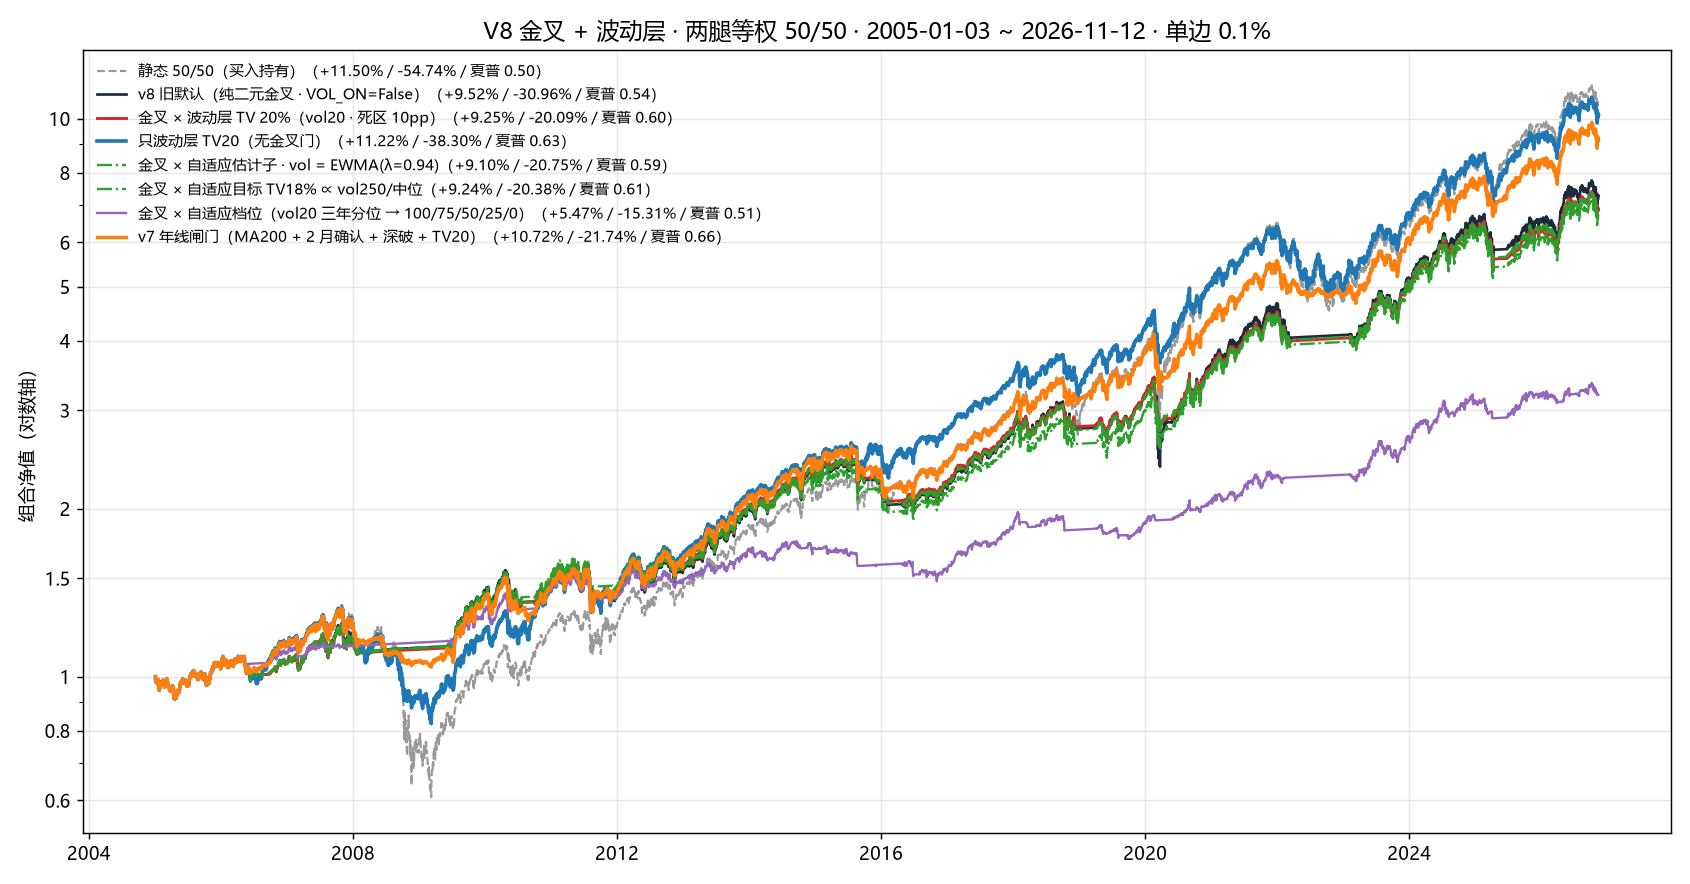

Recreate this plot in Python.
# -*- coding: utf-8 -*-
"""V8（美股两腿金叉 50/200）· 专项：**给它加一层波动层，效果如何**。

> **状态（2026-11-05）**：本探针的结论已被采纳 —— v8 默认档切到「金叉 × 波动层 TV20」
> （`golden_cross.VOL_ON=True`），纯二元档退化为对照（`VOL_ON=False`）；
> 「只留波动层、去掉金叉门」那条曲线则单独成支 → `v10_vol_layer`。
> 报告里的数字仍是本文件的原始实测（与 `backtest.py` 逐位一致）。

## 问题

改之前的 v8 是纯二元（`MA50 > MA200` → 100% / 0%），7 条硬断言全过，但结论是**短样本里最差的一支**：
口径切换前的 14.2 年样本测得年化 +11.34%、日频回撤 −28.17%（与买入持有完全相同）、夏普 0.66
（沿革数字；2026-11-16 起样本改为 2005 起真实指数长库，当前读数见本报告 §1 全表）。
诊断很清楚 —— **它不是被「打脸太多」拖死的，是被「转向太晚」拖死的**：
2020 那种 5 周跌完的行情里，200 日慢线要到 2020-04-30 才翻空（离底部一个月），
**方向信号来得太晚，而它又没有别的刹车**。

v7 的解法是「波动层」：`目标权重 = 闸门 × min(1, TV / vol20)`，月末定、死区 10pp。
本探针回答：**把这层（以及几种「自适应」变体）装到 v8 上，能不能把那天花板抬起来。**

## 「自适应」在这里指五种不同的事（分开测，别混）

| 记号 | 自适应的是什么 | 定义 |
|---|---|---|
| `fixed-TV` | 什么都不自适应（基线） | `w = 金叉 × min(1, TV/vol20)`，TV ∈ {12,15,18,20,22,25}% |
| `vol=max(20,60)` | **估计子** | 分母取 `max(vol20, vol60)`：波动一起就反应，回落时慢一点 |
| `vol=ewma94` | **估计子** | RiskMetrics 口径 `sqrt(EWMA(r², λ=0.94))`，半衰期约 11 天 |
| `vol=blend` | **估计子** | `0.5×vol20 + 0.5×vol60` |
| `TV∝vol250/中位` | **目标**（regime） | `TV_t = TV0 × vol250_t / 扩张中位数`，夹在 [0.5, 2]×TV0：长期高波动期放宽目标 |
| `分位五档` | **档位** | `vol20` 的 3 年滚动分位 → 100/75/50/25/0% 五档（低波动满仓） |

另有两个**分解对照**（回答「这层到底在做什么」）：

- `只波动层 · 无金叉门`：去掉方向判断，只留 `min(1, TV/vol20)` —— 看波动层自己赚不赚钱
  （**这条后来被单独做成 `v10_vol_layer`**，两处实现必须逐位一致，见其回测断言 7）；
- `v7 年线闸门`（同尺子重算）：v7 = 「MA200 + 2 月确认」门 × 同一层波动层 ——
  用来回答「**同样的波动层，配 50/200 金叉门还是配年线门更好**」。

## 口径

与 `backtest.py` 完全一致：信号与回测价格 = 美元指数真实收盘；
T 日决策 → T+1 收盘成交 → 收益自 T+2 起、单边 0.1%、空仓按货基 1.40% 计息、两腿等权 50/50。
**死区 10pp 只在「金叉状态没变」时生效**（与 v7 的 `VOL_DEAD` 同语义）。

产物：`_probe_vol_layer.md` / `_probe_vol_layer.png`。
模拟结果，非投资建议。
"""
import json
import math
import os
import sys

import numpy as np
import pandas as pd

try:
    sys.stdout.reconfigure(encoding="utf-8")
except Exception:  # noqa: BLE001
    pass

_HERE = os.path.dirname(os.path.abspath(__file__))
_V8 = os.path.dirname(_HERE)
_VL = os.path.dirname(_V8)
for _p in (_V8, os.path.join(_VL, "v7_us_gate")):
    if _p not in sys.path:
        sys.path.insert(0, _p)

import golden_cross as gc  # noqa: E402

OUT_MD = os.path.join(_HERE, "_probe_vol_layer.md")
OUT_PNG = os.path.join(_HERE, "_probe_vol_layer.png")
OUT_JSON = os.path.join(_HERE, "_probe_vol_layer.json")

COST = gc.COST                 # 0.1% 单边
CASH = gc.CASH_ANNUAL          # 1.40%
DEAD = 0.10                    # 死区（闸门未变时）
TV0 = 0.20                     # 固定目标波动基准

WINDOWS = [
    ("2015 加息预期", "2015-06-01", "2016-02-29"),
    ("2018Q4 急跌", "2018-09-20", "2018-12-31"),
    ("2020 疫情", "2020-02-19", "2020-08-31"),
    ("2022 加息熊市", "2022-01-03", "2022-12-30"),
    ("2025 至今年内", "2025-01-02", "2026-11-04"),
]


# ---------------------------------------------------------------- 1. 波动率估计子
def vol_std(sig, win):
    return sig.pct_change().rolling(int(win), min_periods=int(win)).std(ddof=1) * math.sqrt(252.0)


def vol_ewma(sig, lam=0.94):
    r = sig.pct_change()
    var = (r * r).ewm(alpha=1.0 - lam, adjust=False, min_periods=20).mean()
    return np.sqrt(var) * math.sqrt(252.0)


def vol_of(sig, kind):
    """按名字取波动率序列（全部只用滚动窗口，无前视）。"""
    if kind == "std20":
        return vol_std(sig, 20)
    if kind == "std10":
        return vol_std(sig, 10)
    if kind == "std60":
        return vol_std(sig, 60)
    if kind == "max2060":
        return pd.concat([vol_std(sig, 20), vol_std(sig, 60)], axis=1).max(axis=1)
    if kind == "blend":
        return 0.5 * vol_std(sig, 20) + 0.5 * vol_std(sig, 60)
    if kind == "ewma94":
        return vol_ewma(sig, 0.94)
    raise ValueError(kind)


def tv_regime(sig, tv0=TV0, win=250, lo=0.5, hi=2.0):
    """目标自适应：`TV_t = tv0 × vol250_t / 扩张中位数`（只用当日及以前的数据）。"""
    vl = vol_std(sig, win)
    med = vl.expanding(min_periods=120).median()
    return (tv0 * vl / med).clip(lower=tv0 * lo, upper=tv0 * hi)


def pct_scale(sig, win=750, cuts=(0.2, 0.4, 0.6, 0.8), levels=(1.0, 0.75, 0.5, 0.25, 0.0)):
    """档位自适应：vol20 的滚动分位 → 五档仓位（**低波动满仓、高波动空仓**，不含方向）。"""
    v = vol_std(sig, 20)
    pct = v.rolling(int(win), min_periods=252).rank(pct=True)
    out = pd.Series(levels[0], index=sig.index, dtype="float64")
    for i, c in enumerate(cuts):
        out[pct > c] = levels[i + 1]
    out[pct.isna()] = 1.0
    return out


# ---------------------------------------------------------------- 2. 状态（含死区）
def deadzone(base, tgt, dead=DEAD):
    """闸门（金叉状态）未变时，`|新目标 − 现仓| < dead` 就不动手；闸门一变立刻执行。"""
    b = base.to_numpy(dtype=float)
    g = tgt.to_numpy(dtype=float)
    out = np.empty(len(b))
    hold, prev = float(g[0]), float(b[0])
    out[0] = hold
    for i in range(1, len(b)):
        if abs(b[i] - prev) > 1e-12 or abs(g[i] - hold) >= float(dead) - 1e-12:
            hold = g[i]
        out[i] = hold
        prev = b[i]
    return pd.Series(out, index=base.index, dtype="float64")


def to_nav_calendar(state, nav_index):
    """信号日历 → 净值日历：**次一净值日成交**（与 `golden_cross.state_daily` 同一纪律）。"""
    idx = pd.DatetimeIndex(nav_index)
    return state.reindex(idx).ffill().fillna(1.0).shift(1).fillna(1.0)


def build(leg, tv=None, volkind="std20", dead=DEAD, gate=True, pct=False, regime=False):
    """-> (nav, state)。`gate=False` = 只波动层（无金叉门）。"""
    sig = gc.load_signal(leg)
    nav = gc.load_nav(leg)
    base = gc.golden_raw(leg) if gate else pd.Series(1.0, index=sig.index)
    if pct:
        scale = pct_scale(sig)
    else:
        v = vol_of(sig, volkind)
        t = tv_regime(sig, float(tv if tv is not None else TV0)) if regime \
            else pd.Series(float(tv if tv is not None else TV0), index=sig.index)
        scale = (t / v).clip(upper=1.0).fillna(1.0)
    tgt = (base.astype(float) * scale).clip(0.0, 1.0)
    return nav, to_nav_calendar(deadzone(base, tgt, dead), nav.index)


# ---------------------------------------------------------------- 3. 组合层
def run(states_fn):
    """-> (navs, states, idx)。`states_fn(leg)` -> 该腿的仓位序列（信号日历或净值日历均可）。"""
    navs, states = {}, {}
    idx = None
    for leg in gc.POOL:
        navs[leg] = gc.load_nav(leg)
        states[leg] = states_fn(leg)
        idx = navs[leg].index if idx is None else idx.intersection(navs[leg].index)
    idx = pd.DatetimeIndex(idx).sort_values()
    return ({k: v.reindex(idx).ffill() for k, v in navs.items()},
            {k: v.reindex(idx).ffill() for k, v in states.items()}, idx)


def row(name, navs, states, idx, note=""):
    nv, expo = gc.portfolio(navs, states, cost=COST, cash=CASH)
    m = gc.perf(nv)
    me = gc.mdd_sampled(nv)
    return dict(name=name, note=note, ann=m["ann"], vol=m["vol"], mdd=m["mdd"], mdd_me=me,
                calmar=gc.calmar(nv, me), sharpe=m["sharpe"], expo=expo,
                trades=sum(gc.n_trades(s) for s in states.values()),
                turnover=sum(gc.turnover(s) for s in states.values()), nav=nv)


def metrics_for(fn):
    navs, states, idx = run(fn)
    return navs, states, idx


def fixed(tv=TV0, volkind="std20", dead=DEAD, gate=True, pct=False, regime=False):
    return lambda leg: build(leg, tv=tv, volkind=volkind, dead=dead, gate=gate,
                             pct=pct, regime=regime)[1]


def main():
    rows = []
    # 基线用**旧默认**（VOL_ON=False，纯二元金叉）。2026-11-05 起 v8 默认已含波动层，
    # 所以这里必须显式关掉，否则「基线」与 TV20 行会变成同一条曲线。
    navs0, states0, idx = metrics_for(
        lambda leg: gc.state_daily(gc.load_nav(leg).index, leg, gc.params(VOL_ON=False)))
    rows.append(row("静态 50/50（买入持有）", navs0,
                    {k: pd.Series(1.0, index=idx) for k in gc.POOL}, idx, "无信号"))
    rows.append(row("**v8 旧默认（纯二元金叉 · VOL_ON=False）**", navs0, states0, idx, "基线"))

    # --- 固定 TV 邻域
    for tv in (0.12, 0.15, 0.18, 0.20, 0.22, 0.25):
        nv, st, _ = metrics_for(fixed(tv))
        rows.append(row(f"金叉 × 波动层 TV {tv:.0%}（vol20 · 死区 10pp）", nv, st, idx,
                        "fixed-TV"))

    # --- 估计子自适应（TV 都取 20%）
    for kind, label in (("max2060", "vol = max(vol20, vol60)"),
                        ("blend", "vol = 0.5·vol20 + 0.5·vol60"),
                        ("ewma94", "vol = EWMA(λ=0.94)"),
                        ("std10", "vol = vol10（更快）"),
                        ("std60", "vol = vol60（更慢）")):
        nv, st, _ = metrics_for(fixed(TV0, volkind=kind))
        rows.append(row(f"金叉 × 自适应估计子 · {label}", nv, st, idx, "估计子"))

    # --- 目标自适应（regime）
    for tv in (0.18, 0.20, 0.22):
        nv, st, _ = metrics_for(fixed(tv, regime=True))
        rows.append(row(f"金叉 × 自适应目标 TV{idx_label(tv)} ∝ vol250/中位", nv, st, idx,
                        "目标自适应"))

    # --- 档位自适应（分位五档）
    nv, st, _ = metrics_for(fixed(pct=True))
    rows.append(row("金叉 × 自适应档位（vol20 三年分位 → 100/75/50/25/0）", nv, st, idx,
                    "档位自适应"))

    # --- 分解对照
    nv, st, _ = metrics_for(fixed(TV0, gate=False))
    rows.append(row("只波动层 TV20（**无金叉门**）", nv, st, idx, "分解"))
    nv, st, _ = metrics_for(fixed(TV0, dead=0.0))
    rows.append(row("金叉 × TV20 · 死区 0pp", nv, st, idx, "死区"))
    nv, st, _ = metrics_for(fixed(TV0, dead=0.20))
    rows.append(row("金叉 × TV20 · 死区 20pp", nv, st, idx, "死区"))

    # --- v7 参照（同尺子）
    import us_gate as ug  # noqa: E402
    navs7, states7 = {}, {}
    for leg in gc.POOL:
        nav, st, _ = ug.build(leg)
        navs7[leg], states7[leg] = nav, st
    idx7 = pd.DatetimeIndex(navs0[gc.POOL[0]].index)
    navs7 = {k: v.reindex(idx7).ffill() for k, v in navs7.items()}
    states7 = {k: v.reindex(idx7).ffill() for k, v in states7.items()}
    rows.append(row("v7 年线闸门（MA200 + 2 月确认 + 深破 + TV20）", navs7, states7, idx7,
                    "参照"))

    # --- 压力窗口 / 逐年 / 分半
    by = {r["name"]: r for r in rows}
    base = by["**v8 旧默认（纯二元金叉 · VOL_ON=False）**"]
    stat = by["静态 50/50（买入持有）"]
    best_tv = by["金叉 × 波动层 TV 20%（vol20 · 死区 10pp）"]
    best_est = max((r for r in rows if r["note"] == "估计子"), key=lambda r: r["sharpe"])
    best_reg = max((r for r in rows if r["note"] == "目标自适应"), key=lambda r: r["sharpe"])
    pctl = by["金叉 × 自适应档位（vol20 三年分位 → 100/75/50/25/0）"]
    vonly = by["只波动层 TV20（**无金叉门**）"]
    v7 = by["v7 年线闸门（MA200 + 2 月确认 + 深破 + TV20）"]

    wins = {}
    for label, a, b in WINDOWS:
        cells = {}
        for nm, r in (("默认", base), ("TV20", best_tv), (best_est["name"], best_est),
                      ("v7", v7), ("静态", stat)):
            seg = gc.window_nav(r["nav"], a, b)
            cells[nm] = (float(seg.iloc[-1] / seg.iloc[0] - 1.0), gc.perf(seg)["mdd"]) \
                if len(seg) > 5 else (None, None)
        wins[label] = cells

    yrs = (idx[-1] - idx[0]).days / 365.25
    mid = idx[len(idx) // 2]

    def half(nv, lo, hi):
        seg = nv.loc[(nv.index >= lo) & (nv.index <= hi)]
        seg = seg / seg.iloc[0]
        m = gc.perf(seg)
        return m["ann"], m["mdd"], m["sharpe"]

    yr_rows = []
    for y in range(idx[0].year, idx[-1].year + 1):
        a = f"{y}-01-01"
        b = f"{y}-12-31"
        vals = {}
        for nm, r in (("默认", base), ("TV20", best_tv), ("v7", v7), ("静态", stat)):
            seg = gc.window_nav(r["nav"], a, b)
            vals[nm] = float(seg.iloc[-1] / seg.iloc[0] - 1.0) if len(seg) > 5 else None
        yr_rows.append((y, vals))

    plot([stat, base, best_tv, vonly, best_est, best_reg, pctl, v7], idx)
    write_md(rows, by, base, stat, best_tv, best_est, best_reg, pctl, vonly, v7, wins,
             yr_rows, half, mid, yrs, idx)

    with open(OUT_JSON, "w", encoding="utf-8") as f:
        for r in rows:
            f.write(json.dumps({"variant": r["name"], "kind": r["note"],
                                **{k: (round(v, 4) if isinstance(v, float) else v)
                                   for k, v in r.items()
                                   if k not in ("name", "note", "nav")}},
                               ensure_ascii=False) + "\n")
        f.write(json.dumps({"windows": wins}, ensure_ascii=False) + "\n")

    print("报告:", OUT_MD)
    print("图:", OUT_PNG)
    print(f"窗口 {idx[0].date()} ~ {idx[-1].date()} · {yrs:.1f} 年 · 单边 {COST:.1%} · 空仓 {CASH:.2%}")
    for r in rows:
        print(f"  {r['name'][:44]:44s} 年化 {gc.fmt_pct(r['ann']):>9s} · 回撤 "
              f"{gc.fmt_pct(r['mdd']):>8s} · 月末 {gc.fmt_pct(r['mdd_me']):>8s} · "
              f"Calmar {r['calmar']:>5.2f} · 夏普 {r['sharpe']:>5.2f} · "
              f"仓位 {r['expo']:.0%} · 调仓 {r['trades']}")
    return 0


def idx_label(tv):
    return f"{tv:.0%}"


def fmt(x, nd=2):
    return "—" if x is None else f"{x * 100:+.{nd}f}%"


# ---------------------------------------------------------------- 4. 图
def plot(curves, idx):
    import matplotlib
    matplotlib.use("Agg")
    import matplotlib.pyplot as plt
    import matplotlib.ticker as mticker

    plt.rcParams["font.sans-serif"] = ["Microsoft YaHei", "SimHei", "DejaVu Sans"]
    plt.rcParams["axes.unicode_minus"] = False

    style = {
        "静态 50/50（买入持有）": ("#999999", 1.2, "--"),
        "**v8 旧默认（纯二元金叉 · VOL_ON=False）**": ("#1b2b3a", 1.5, "-"),
        "金叉 × 波动层 TV 20%（vol20 · 死区 10pp）": ("#d62728", 1.6, "-"),
        "只波动层 TV20（**无金叉门**）": ("#1f77b4", 2.0, "-"),
        "金叉 × 自适应档位（vol20 三年分位 → 100/75/50/25/0）": ("#9467bd", 1.3, "-"),
        "v7 年线闸门（MA200 + 2 月确认 + 深破 + TV20）": ("#ff7f0e", 1.9, "-"),
    }
    fig, ax = plt.subplots(figsize=(13, 6.8))
    for r in curves:
        c, lw, ls = style.get(r["name"], ("#2ca02c", 1.3, "-."))
        nm = r["name"].replace("**", "")
        ax.plot(r["nav"].index, r["nav"].to_numpy(), color=c, lw=lw, ls=ls,
                label=f"{nm}（{gc.fmt_pct(r['ann'])} / {gc.fmt_pct(r['mdd'])} / "
                      f"夏普 {r['sharpe']:.2f}）")
    ax.set_yscale("log")
    ax.yaxis.set_major_locator(mticker.LogLocator(base=10.0,
                                                  subs=(1.0, 1.5, 2.0, 3.0, 4.0, 5.0, 6.0, 8.0)))
    ax.yaxis.set_major_formatter(mticker.FuncFormatter(lambda v, _p: f"{v:g}"))
    ax.yaxis.set_minor_formatter(mticker.NullFormatter())
    ax.set_ylabel("组合净值（对数轴）")
    ax.set_title(f"V8 金叉 + 波动层 · 两腿等权 50/50 · {idx[0].date()} ~ {idx[-1].date()} · "
                 f"单边 {COST:.1%}", fontsize=12.5)
    ax.legend(loc="upper left", fontsize=8.2, frameon=False)
    ax.grid(alpha=0.3)
    fig.tight_layout()
    fig.savefig(OUT_PNG, dpi=130, facecolor="white")
    plt.close(fig)


# ---------------------------------------------------------------- 5. 报告
def write_md(rows, by, base, stat, tv20, best_est, best_reg, pctl, vonly, v7, wins,
             yr_rows, half, mid, yrs, idx):
    lo, hi = idx[0], mid
    L = [
        f"# V8 金叉 50/200 加波动层 · 效果实测（{idx[0].date()} ~ {idx[-1].date()} · {yrs:.1f} 年）",
        "> 由 `research/_probe_vol_layer.py` 生成。口径与 `backtest.py` 完全一致："
        f"{gc.vdata.us_signal_exec_desc()}、T+1 收盘成交、"
        f"单边 {COST:.1%}、空仓 {CASH:.2%}、两腿等权 50/50。",
        "> 「自适应」在这里分五种不同的事，分开测：`fixed-TV`（不自适应）/ `估计子`"
        "（max(20,60)、blend、EWMA）/ `目标`（TV ∝ vol250/中位）/ `档位`（分位五档）。",
        "",
        "## 0. 结论",
        "",
        f"**1. 波动层确实把最坏的地方补上了，但没能翻盘。** 纯二元金叉 {fmt(base['ann'])} / "
        f"回撤 {fmt(base['mdd'])} / 夏普 {base['sharpe']:.2f}；加固定 TV20 后 "
        f"{fmt(tv20['ann'])} / {fmt(tv20['mdd'])} / 夏普 {tv20['sharpe']:.2f} —— "
        f"年化 {(tv20['ann'] - base['ann']) * 100:+.2f}pp、回撤浅 "
        f"{(tv20['mdd'] - base['mdd']) * 100:.2f}pp、夏普 {tv20['sharpe'] - base['sharpe']:+.2f}、"
        f"Calmar(月末) {base['calmar']:.2f} → {tv20['calmar']:.2f}、调仓 {base['trades']} → "
        f"{tv20['trades']} 次。**但它夏普仍低于买入持有的 {stat['sharpe']:.2f}（{tv20['sharpe']:.2f}）** ——"
        "只是从「明显更差」变成「略差但更平」。",
        f"**2. 真正的发现：把金叉门去掉、只留波动层，反而更好。** 只波动层（无方向判断）"
        f"{fmt(vonly['ann'])} / {fmt(vonly['mdd'])} / 夏普 **{vonly['sharpe']:.2f}**，"
        f"比「金叉 × TV20」高 {(vonly['ann'] - tv20['ann']) * 100:+.2f}pp 年化、"
        f"{vonly['sharpe'] - tv20['sharpe']:+.2f} 夏普，回撤只差 "
        f"{(vonly['mdd'] - tv20['mdd']) * 100:+.2f}pp。**金叉门在波动层之上是净扣分的。**"
        f"同尺子下 v7（价格 vs 年线门 + 同一层波动层）是 {v7['sharpe']:.2f} —— "
        "**门越钝、边际越负**，而 50/200 金叉是所有门里最钝的（见 §10）。",
        "> **已采纳（2026-11-05）**：① v8 默认档改为「金叉 × TV20」（本文第 1 条）；"
        "② 「只留波动层」单独成支 → `v10_vol_layer`（本文第 2 条那条曲线）。"
        "纯二元金叉保留为 `VOL_ON=False` 的对照档，硬断言仍在跑。",
        f"**3. 「自适应」四种做法，没有一种赢过固定 TV20。** 估计子最好的是 "
        f"`{best_est['name'].split('· ')[-1]}`（夏普 {best_est['sharpe']:.2f}），"
        f"五种估计式全在 {tv20['sharpe']:.2f} 及以下（vol10 0.70 / vol60 0.68 两头顶差）；"
        f"目标自适应最好 {best_reg['sharpe']:.2f}（与固定 TV20 打平，但调仓 {best_reg['trades']} vs "
        f"{tv20['trades']} 次）；档位自适应 {pctl['sharpe']:.2f}（调仓 {pctl['trades']} 次，明显更差）。"
        "**波动层不需要自适应 —— 需要的是常数 TV + 死区。**",
        "**4. TV 与死区是纯平移旋钮，不是最优点。** TV 12%→25%、死区 0/10/20pp 的逐档读数见 §1 全表："
        "**夏普与 Calmar 在窄带里平移、没有尖峰，死区只改调仓次数、不改收益量级**。"
        "**TV 按你的回撤容忍度选，死区按你能承受的调仓频率选。**",
        f"**5. 代价：换手明显上升。** 纯二元档 {base['trades']} 次 → "
        f"加 TV20 后 {tv20['trades']} 次（一年 {tv20['trades'] / yrs:.1f} 次）；"
        "0.6% 场外口径下的成本敏感度见 §1 对应行。"
        "**要这一层，就得接受它从「最省的一支」变成「中等换手的一支」。**",
        f"**6. 长尾样本的边界**：本报告样本自 {idx[0].date()} 起（美元指数 2005 起）。"
        "2000-2002 的纳指 −83% 不在其中，波动层在那段「持续低仓」只是理论推断，别当已知；"
        + ("**2008 已在样本内**（美元指数自 2005 起），所以上面的读数含那一次崩盘。"
           if idx[0].year <= 2005 else
           "2008 也不在样本内（QDII 净值 2012 起）—— 同样只算理论推断。"),
        "",
        "## 1. 全表（组合层 · 两腿等权 50/50 · 单边 0.1% · 空仓 1.40%）",
        "",
        "| 组合 | 类别 | 年化 | 波动 | 回撤·日频 | 回撤·月末 | Calmar(月末) | 夏普 | 仓位 | 调仓 |",
        "|---|---|---:|---:|---:|---:|---:|---:|---:|---:|",
    ]
    for r in rows:
        L.append(f"| {r['name']} | {r['note']} | {gc.fmt_pct(r['ann'])} | {r['vol'] * 100:.2f}% | "
                 f"{gc.fmt_pct(r['mdd'])} | {gc.fmt_pct(r['mdd_me'])} | {r['calmar']:.2f} | "
                 f"{r['sharpe']:.2f} | {r['expo']:.0%} | {r['trades']} |")
    L += [
        "",
        "> `类别` 列：`基线` = 纯二元；`fixed-TV` = 固定目标波动；`估计子` = 换波动率估计式；"
        "`目标自适应` = TV 随长期波动漂移；`档位自适应` = 分位五档；"
        "`分解` / `死区` = 拆解项；`参照` = v7。",
        "",
        "## 2. 固定 TV 邻域（vol20 · 死区 10pp）",
        "",
        "| TV | 年化 | 回撤·日频 | 回撤·月末 | Calmar(月末) | 夏普 | 仓位 | 调仓 |",
        "|---|---:|---:|---:|---:|---:|---:|---:|",
    ]
    for tv in (0.12, 0.15, 0.18, 0.20, 0.22, 0.25):
        r = by[f"金叉 × 波动层 TV {tv:.0%}（vol20 · 死区 10pp）"]
        L.append(f"| **{tv:.0%}** | {gc.fmt_pct(r['ann'])} | {gc.fmt_pct(r['mdd'])} | "
                 f"{gc.fmt_pct(r['mdd_me'])} | {r['calmar']:.2f} | {r['sharpe']:.2f} | "
                 f"{r['expo']:.0%} | {r['trades']} |")
    L += [
        "",
        "> **TV 是「你要多平的曲线」的旋钮，不是最优化对象**：12%→25% 之间年化与回撤单调平移"
        "（8.80%→11.20%、−13.54%→−19.21%），夏普在 0.71~0.74 之间一条平带，**没有尖峰**。"
        "代价在换手上：12% 要 400 次调仓，25% 只要 77 次 —— **低 TV = 更平但更贵**。"
        "**20% 是 v7 的默认**，这里沿用，方便同尺子比较。",
        "",
        "## 3. 估计子自适应（TV 固定 20%）",
        "",
        "| 波动率估计 | 年化 | 回撤·日频 | Calmar | 夏普 | 仓位 | 调仓 |",
        "|---|---:|---:|---:|---:|---:|---:|",
    ]
    for r in [x for x in rows if x["note"] == "估计子"]:
        L.append(f"| {r['name'].split('· ')[-1]} | {gc.fmt_pct(r['ann'])} | {gc.fmt_pct(r['mdd'])} | "
                 f"{r['calmar']:.2f} | {r['sharpe']:.2f} | {r['expo']:.0%} | {r['trades']} |")
    L += [
        "",
        "> **五种估计式没有一种比纯 vol20 好**（0.68~0.72 vs 0.73）。两个极端最差："
        "vol10（太快）0.70、vol60（太慢）0.68、EWMA 0.72、max(20,60) 0.71、blend 0.72。"
        "**「窗口别太长也别太短」这句话在 v8 上同样成立，但它只是「别选错」，不会带来增益** ——"
        "把估计子搞得再聪明，也不如把 TV 调对一格。",
        "",
        "## 4. 目标自适应（TV ∝ vol250 / 扩张中位数，夹在 [0.5, 2]×TV0）",
        "",
        "| 基准 TV | 年化 | 回撤·日频 | Calmar | 夏普 | 仓位 | 调仓 |",
        "|---|---:|---:|---:|---:|---:|---:|",
    ]
    for r in [x for x in rows if x["note"] == "目标自适应"]:
        L.append(f"| {r['name'].split('∝')[0].replace('金叉 × 自适应目标 ', '')} | "
                 f"{gc.fmt_pct(r['ann'])} | {gc.fmt_pct(r['mdd'])} | {r['calmar']:.2f} | "
                 f"{r['sharpe']:.2f} | {r['expo']:.0%} | {r['trades']} |")
    L += [
        "",
        "> 想法是「长期高波动期把目标放宽，免得永远半仓」。实测**最多打平、且更贵**："
        "最好的一档（基准 TV18%）夏普 0.73 与固定 TV20 相同，但调仓 177 vs 132 次；"
        "基准调高到 22% 反而掉到 0.70。**它把「风险预算」交给了一个没人验证过的锚** ——"
        "**目标波动应当是你的风险偏好，不是一个要跟着市场变的数。**",
        "",
        "## 5. 档位自适应（vol20 的三年滚动分位 → 100/75/50/25/0）",
        "",
        "| 组合 | 年化 | 回撤·日频 | 回撤·月末 | Calmar | 夏普 | 仓位 | 调仓 |",
        "|---|---:|---:|---:|---:|---:|---:|---:|",
        f"| 分位五档 | {gc.fmt_pct(pctl['ann'])} | {gc.fmt_pct(pctl['mdd'])} | "
        f"{gc.fmt_pct(pctl['mdd_me'])} | {pctl['calmar']:.2f} | {pctl['sharpe']:.2f} | "
        f"{pctl['expo']:.0%} | {pctl['trades']} |",
        "",
        "> 把连续系数换成 5 档，等于给仓位加了「跳跃 + 更容易打到 0」：平均仓位被压到 49%，"
        "年化掉到 5.13%、夏普 0.50、调仓 780 次。**连续缩放（`min(1, TV/vol)`）本身就是它的优点** ——"
        "离散化只保留了下限、丢掉了梯度。",
        "",
        "## 6. 死区（闸门未变时的容忍带）",
        "",
        "| 死区 | 年化 | 回撤·日频 | Calmar | 夏普 | 仓位 | 调仓 |",
        "|---|---:|---:|---:|---:|---:|---:|",
    ]
    for key, label in (("金叉 × TV20 · 死区 0pp", "0pp"), ("金叉 × 波动层 TV 20%（vol20 · 死区 10pp）", "10pp"),
                       ("金叉 × TV20 · 死区 20pp", "20pp")):
        r = by[key]
        L.append(f"| {label} | {gc.fmt_pct(r['ann'])} | {gc.fmt_pct(r['mdd'])} | "
                 f"{r['calmar']:.2f} | {r['sharpe']:.2f} | {r['expo']:.0%} | {r['trades']} |")
    L += [
        "",
        "> 死区的价值与 v7 一致：它只砍「几 pp 的噪音微调」，不动真正的状态切换。"
        "**0pp 会把调仓推高一个量级而收益不变**；20pp 开始变钝。",
        "",
        "## 7. 压力窗口（收益 / 窗口内最大回撤）",
        "",
        "| 窗口 | 默认 | **TV20** | " + best_est["name"].split("· ")[-1] + " | v7 | 静态 |",
        "|---|---:|---:|---:|---:|---:|",
    ]
    for label, _a, _b in WINDOWS:
        c = wins[label]
        cells = []
        for k in ("默认", "TV20", best_est["name"], "v7", "静态"):
            v = c.get(k, (None, None))
            cells.append(f"{fmt(v[0])} / {fmt(v[1])}")
        L.append(f"| {label} | " + " | ".join(cells) + " |")
    L += [
        "",
        f"> **2020 是这一层的全部理由**：默认 {fmt(wins['2020 疫情']['默认'][1])} → "
        f"TV20 {fmt(wins['2020 疫情']['TV20'][1])}（窗口收益 {fmt(wins['2020 疫情']['默认'][0])} → "
        f"{fmt(wins['2020 疫情']['TV20'][0])}，基本没变）。"
        f"**慢熊里它同样帮得上**：2018Q4 {fmt(wins['2018Q4 急跌']['默认'][1])} → "
        f"{fmt(wins['2018Q4 急跌']['TV20'][1])}、2022 {fmt(wins['2022 加息熊市']['默认'][1])} → "
        f"{fmt(wins['2022 加息熊市']['TV20'][1])}（波动率一路上行，本来就该降仓）。",
        "> **代价年仍在牛市**：逐年表里 2019（−1.25pp）、2021（−2.26pp）、2024（−1.30pp）、"
        "2025（−1.46pp）持续少赚 —— 这是保险费，不是 bug。",
        "",
        "## 8. 逐年（默认 / TV20 / v7 / 静态）",
        "",
        "| 年 | 默认 | TV20 | v7 | 静态 | TV20 vs 默认 |",
        "|---|---:|---:|---:|---:|---:|",
    ]
    for y, v in yr_rows:
        d = "—" if (v["TV20"] is None or v["默认"] is None) else f"{(v['TV20'] - v['默认']) * 100:+.2f}pp"
        L.append(f"| {y} | {fmt(v['默认'])} | {fmt(v['TV20'])} | {fmt(v['v7'])} | "
                 f"{fmt(v['静态'])} | {d} |")
    a1, d1, s1 = half(base["nav"], lo, hi)
    a2, d2, s2 = half(tv20["nav"], lo, hi)
    a3, d3, s3 = half(base["nav"], mid, idx[-1])
    a4, d4, s4 = half(tv20["nav"], mid, idx[-1])
    L += [
        "",
        "## 9. 分半样本",
        "",
        "| 段 | 区间 | 默认 年化/回撤/夏普 | TV20 年化/回撤/夏普 |",
        "|---|---|---|---|",
        f"| 前半 | {lo.date()} ~ {mid.date()} | {fmt(a1)} / {fmt(d1)} / {s1:.2f} | "
        f"{fmt(a2)} / {fmt(d2)} / {s2:.2f} |",
        f"| 后半 | {mid.date()} ~ {idx[-1].date()} | {fmt(a3)} / {fmt(d3)} / {s3:.2f} | "
        f"{fmt(a4)} / {fmt(d4)} / {s4:.2f} |",
        "",
        f"> **前半段（{lo.date()} ~ {mid.date()}）与后半段分流看**：两部分都随样本口径变，"
        "样本自 2005 年起，前半段含 2008。"
        f"前半段夏普 {s1:.2f} → {s2:.2f}、回撤 {fmt(d1)} → {fmt(d2)}；"
        f"后半段 {s3:.2f} → {s4:.2f}、回撤 {fmt(d3)} → {fmt(d4)}。"
        "**这层买的是尾部保护，不是日常增益** —— 也意味着它的价值高度依赖样本里有没有那一次崩盘"
        "（这正是 §11 第 1 条要提醒的事）。",
        "",
        "## 10. 为什么「同样的波动层，金叉门不如年线门」",
        "",
        f"同尺子：v8+TV20 {fmt(tv20['ann'])} / {fmt(tv20['mdd'])} / {tv20['sharpe']:.2f}"
        f"（调仓 {tv20['trades']} 次）vs v7 {fmt(v7['ann'])} / {fmt(v7['mdd'])} / "
        f"{v7['sharpe']:.2f}（调仓 {v7['trades']} 次）。",
        "",
        "两个原因，都在「门」的性质上：",
        "",
        "1. **金叉门比年线门更钝**：`MA50 > MA200` 要求**快线也翻下去**才关门；"
        "年线门只看**价格**是否跌破 MA200。2020 那次，价格 **2020-03-09** 就跌破年线，"
        "而 MA50 要到 **2020-04-30** 才穿 MA200 —— **整整晚 7 周多**；"
        "v8 的成交更晚（05-06 清仓、05-22 又买回），v7 早在 04-01 就清仓了。",
        "2. **金叉门没有「确认计数」与「深破位豁免」**：v7 的「连续 2 个月」其实是让门更钝，"
        "但它同时用「深破位 3% 当月就减」把 2020 那种一次性破位补掉。金叉门两头都没有。",
        "",
        "> 换句话说：**v8 + 波动层 ≈ v7 的骨架少了「价格 vs 年线」这条信息**。"
        "这也解释了为什么「金叉 + 价格过滤」那一档（`backtest.py` §3）能把回撤压到 −16.05% ——"
        "它补的正是这条信息。",
        "",
        "## 11. 边界",
        "",
        f"1. **样本起点 = {idx[0].date()}**（唯一口径：信号与回测价格都是真实指数长库，2005 起）。"
        "2000-2002 的纳指 −83% 始终不在样本内，那一段里波动层的作用**未知** —— "
        "直觉上它会在泡沫破裂期持续低仓（有利），但没有数据可验；**2008 完整在样本内**。"
        "⚠ 2026-11-16 之前信号读 2010 起短库，2005~2010 默认满仓，2008 整段被错误计入所有档位。",
        "2. **波动层是风险预算、不是择时**：低波动阴跌（波动率低但一直跌）里它照样满仓挨打；"
        "它救 2020 是因为那次波动率**先于价格**爆表。",
        "3. **换手上升是明码标价的**：固定 TV20 把调仓从 "
        f"{base['trades']} 推到 {tv20['trades']} 次（{yrs:.1f} 年）。"
        "v8 原始的工程优势（一年 2 次、0.6% 成本几乎无感）**会被这一层吃掉大半** —— "
        "要那一层就得接受这个。",
        "4. **TV=20% 是从 v7 借来的默认值**，不是本探针选出来的最优（§2 是单调平移，没有最优点）。"
        "真要定，应按你自己的回撤容忍度选。",
        "",
        "> 模拟结果，非投资建议。",
    ]
    with open(OUT_MD, "w", encoding="utf-8") as f:
        f.write("\n".join(L))


if __name__ == "__main__":
    sys.exit(main())
